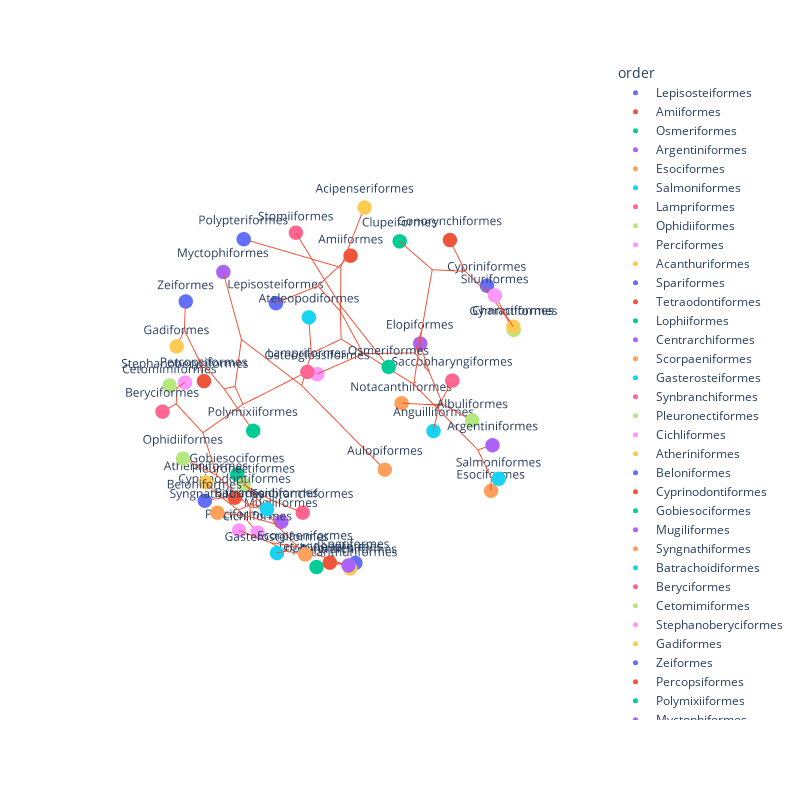

Here is the notebook cell this chart was saved with:
### Markdown cell above
## Sphere-izing the points

In the end, these points should all be on the surface of a sphere with radius 1.0.

### Code cell
# Sphere-ize the points. We want them all to be on the surface of a sphere with radius 1.0.
radii = np.sqrt(random_taxa_mds_df['x']**2 + random_taxa_mds_df['y']**2 + random_taxa_mds_df['z']**2)
random_taxa_mds_df['x'] = random_taxa_mds_df['x'] / radii
random_taxa_mds_df['y'] = random_taxa_mds_df['y'] / radii
random_taxa_mds_df['z'] = random_taxa_mds_df['z'] / radii

# Save it out as a CSV file so we can run Wandrille's script on it to put in branches.
random_taxa_mds_df.to_csv("output/random_taxa_mds_coords_norm_on_sphere.csv", index=False)

%run ../../../integrate_tree_to_XYZ/integrate_tree_to_XYZ.py -i output/random_taxa_mds_coords_norm_on_sphere.csv -t "output/Actinopterygii_order_level.nwk" -o "output/random_taxa_mds_norm_on_sphere" --ignore-missing --use-z-from-file

random_taxa_mds_branches = pd.read_csv("output/random_taxa_mds_norm_on_sphere.branches.csv")
Xb = []
Yb = []
Zb = []

for i,row in random_taxa_mds_branches.iterrows():
    Xb += [ row.x0 , row.x1 , None ]
    Yb += [ row.y0 , row.y1 , None ]
    Zb += [ row.z0 , row.z1 , None ]

# Plot it and use the order as the color and label.
fig = px.scatter_3d(random_taxa_mds_df, x='x', y='y', z='z', color='order', text='order')
fig.add_trace(go.Scatter3d(x=Xb, y=Yb, z=Zb, mode='lines'))
fig.update_layout(height=800, width=800)
# Make the backgroud planes invisible.
fig.update_scenes(xaxis_visible=False, yaxis_visible=False, zaxis_visible=False)
fig.update_traces(marker=dict(size=5), textposition='top center')

### Figure 1 — Plotly figure (JSON) as saved in the notebook; plotly's stock layout.template omitted (floating-point values rounded to 4 significant figures; data arrays with more than 128 entries replaced by an {"elided": "..."} marker saying what was removed)
{"data": [{"hovertemplate": "order=%{text}<br>x=%{x}<br>y=%{y}<br>z=%{z}<extra></extra>", "legendgroup": "Lepisosteiformes", "marker": {"color": "#636efa", "size": 5, "symbol": "circle"}, "mode": "markers+text", "name": "Lepisosteiformes", "scene": "scene", "showlegend": true, "text": ["Lepisosteiformes"], "textposition": "top center", "type": "scatter3d", "x": [-0.3302], "y": [-0.9432], "z": [0.03702]}, {"hovertemplate": "order=%{text}<br>x=%{x}<br>y=%{y}<br>z=%{z}<extra></extra>", "legendgroup": "Amiiformes", "marker": {"color": "#EF553B", "size": 5, "symbol": "circle"}, "mode": "markers+text", "name": "Amiiformes", "scene": "scene", "showlegend": true, "text": ["Amiiformes"], "textposition": "top center", "type": "scatter3d", "x": [-0.6949], "y": [-0.6214], "z": [0.3618]}, {"hovertemplate": "order=%{text}<br>x=%{x}<br>y=%{y}<br>z=%{z}<extra></extra>", "legendgroup": "Osmeriformes", "marker": {"color": "#00cc96", "size": 5, "symbol": "circle"}, "mode": "markers+text", "name": "Osmeriformes", "scene": "scene", "showlegend": true, "text": ["Osmeriformes"], "textposition": "top center", "type": "scatter3d", "x": [0.3833], "y": [0.6729], "z": [0.6327]}, {"hovertemplate": "order=%{text}<br>x=%{x}<br>y=%{y}<br>z=%{z}<extra></extra>", "legendgroup": "Argentiniformes", "marker": {"color": "#ab63fa", "size": 5, "symbol": "circle"}, "mode": "markers+text", "name": "Argentiniformes", "scene": "scene", "showlegend": true, "text": ["Argentiniformes"], "textposition": "top center", "type": "scatter3d", "x": [-0.03843], "y": [0.9909], "z": [0.1289]}, {"hovertemplate": "order=%{text}<br>x=%{x}<br>y=%{y}<br>z=%{z}<extra></extra>", "legendgroup": "Esociformes", "marker": {"color": "#FFA15A", "size": 5, "symbol": "circle"}, "mode": "markers+text", "name": "Esociformes", "scene": "scene", "showlegend": true, "text": ["Esociformes"], "textposition": "top center", "type": "scatter3d", "x": [-0.2702], "y": [0.8802], "z": [-0.3902]}, {"hovertemplate": "order=%{text}<br>x=%{x}<br>y=%{y}<br>z=%{z}<extra></extra>", "legendgroup": "Salmoniformes", "marker": {"color": "#19d3f3", "size": 5, "symbol": "circle"}, "mode": "markers+text", "name": "Salmoniformes", "scene": "scene", "showlegend": true, "text": ["Salmoniformes"], "textposition": "top center", "type": "scatter3d", "x": [-0.1991], "y": [0.9574], "z": [-0.2089]}, {"hovertemplate": "order=%{text}<br>x=%{x}<br>y=%{y}<br>z=%{z}<extra></extra>", "legendgroup": "Lampriformes", "marker": {"color": "#FF6692", "size": 5, "symbol": "circle"}, "mode": "markers+text", "name": "Lampriformes", "scene": "scene", "showlegend": true, "text": ["Lampriformes"], "textposition": "top center", "type": "scatter3d", "x": [0.6517], "y": [0.4356], "z": [0.6209]}, {"hovertemplate": "order=%{text}<br>x=%{x}<br>y=%{y}<br>z=%{z}<extra></extra>", "legendgroup": "Ophidiiformes", "marker": {"color": "#B6E880", "size": 5, "symbol": "circle"}, "mode": "markers+text", "name": "Ophidiiformes", "scene": "scene", "showlegend": true, "text": ["Ophidiiformes"], "textposition": "top center", "type": "scatter3d", "x": [0.9898], "y": [-0.1411], "z": [-0.0174]}, {"hovertemplate": "order=%{text}<br>x=%{x}<br>y=%{y}<br>z=%{z}<extra></extra>", "legendgroup": "Perciformes", "marker": {"color": "#FF97FF", "size": 5, "symbol": "circle"}, "mode": "markers+text", "name": "Perciformes", "scene": "scene", "showlegend": true, "text": ["Perciformes"], "textposition": "top center", "type": "scatter3d", "x": [0.7296], "y": [-0.09675], "z": [-0.677]}, {"hovertemplate": "order=%{text}<br>x=%{x}<br>y=%{y}<br>z=%{z}<extra></extra>", "legendgroup": "Acanthuriformes", "marker": {"color": "#FECB52", "size": 5, "symbol": "circle"}, "mode": "markers+text", "name": "Acanthuriformes", "scene": "scene", "showlegend": true, "text": ["Acanthuriformes"], "textposition": "top center", "type": "scatter3d", "x": [0.5319], "y": [0.5908], "z": [-0.6066]}, {"hovertemplate": "order=%{text}<br>x=%{x}<br>y=%{y}<br>z=%{z}<extra></extra>", "legendgroup": "Spariformes", "marker": {"color": "#636efa", "size": 5, "symbol": "circle"}, "mode": "markers+text", "name": "Spariformes", "scene": "scene", "showlegend": true, "text": ["Spariformes"], "textposition": "top center", "type": "scatter3d", "x": [0.3353], "y": [0.4401], "z": [-0.833]}, {"hovertemplate": "order=%{text}<br>x=%{x}<br>y=%{y}<br>z=%{z}<extra></extra>", "legendgroup": "Tetraodontiformes", "marker": {"color": "#EF553B", "size": 5, "symbol": "circle"}, "mode": "markers+text", "name": "Tetraodontiformes", "scene": "scene", "showlegend": true, "text": ["Tetraodontiformes"], "textposition": "top center", "type": "scatter3d", "x": [0.433], "y": [0.3328], "z": [-0.8377]}, {"hovertemplate": "order=%{text}<br>x=%{x}<br>y=%{y}<br>z=%{z}<extra></extra>", "legendgroup": "Lophiiformes", "marker": {"color": "#00cc96", "size": 5, "symbol": "circle"}, "mode": "markers+text", "name": "Lophiiformes", "scene": "scene", "showlegend": true, "text": ["Lophiiformes"], "textposition": "top center", "type": "scatter3d", "x": [0.5867], "y": [0.3883], "z": [-0.7107]}, {"hovertemplate": "order=%{text}<br>x=%{x}<br>y=%{y}<br>z=%{z}<extra></extra>", "legendgroup": "Centrarchiformes", "marker": {"color": "#ab63fa", "size": 5, "symbol": "circle"}, "mode": "markers+text", "name": "Centrarchiformes", "scene": "scene", "showlegend": true, "text": ["Centrarchiformes"], "textposition": "top center", "type": "scatter3d", "x": [0.5835], "y": [0.629], "z": [-0.5137]}, {"hovertemplate": "order=%{text}<br>x=%{x}<br>y=%{y}<br>z=%{z}<extra></extra>", "legendgroup": "Scorpaeniformes", "marker": {"color": "#FFA15A", "size": 5, "symbol": "circle"}, "mode": "markers+text", "name": "Scorpaeniformes", "scene": "scene", "showlegend": true, "text": ["Scorpaeniformes"], "textposition": "top center", "type": "scatter3d", "x": [0.7707], "y": [0.5102], "z": [-0.3816]}, {"hovertemplate": "order=%{text}<br>x=%{x}<br>y=%{y}<br>z=%{z}<extra></extra>", "legendgroup": "Gasterosteiformes", "marker": {"color": "#19d3f3", "size": 5, "symbol": "circle"}, "mode": "markers+text", "name": "Gasterosteiformes", "scene": "scene", "showlegend": true, "text": ["Gasterosteiformes"], "textposition": "top center", "type": "scatter3d", "x": [0.8179], "y": [0.3451], "z": [-0.4603]}, {"hovertemplate": "order=%{text}<br>x=%{x}<br>y=%{y}<br>z=%{z}<extra></extra>", "legendgroup": "Synbranchiformes", "marker": {"color": "#FF6692", "size": 5, "symbol": "circle"}, "mode": "markers+text", "name": "Synbranchiformes", "scene": "scene", "showlegend": true, "text": ["Synbranchiformes"], "textposition": "top center", "type": "scatter3d", "x": [0.1789], "y": [-0.1754], "z": [-0.9681]}, {"hovertemplate": "order=%{text}<br>x=%{x}<br>y=%{y}<br>z=%{z}<extra></extra>", "legendgroup": "Pleuronectiformes", "marker": {"color": "#B6E880", "size": 5, "symbol": "circle"}, "mode": "markers+text", "name": "Pleuronectiformes", "scene": "scene", "showlegend": true, "text": ["Pleuronectiformes"], "textposition": "top center", "type": "scatter3d", "x": [0.3965], "y": [-0.4754], "z": [-0.7854]}, {"hovertemplate": "order=%{text}<br>x=%{x}<br>y=%{y}<br>z=%{z}<extra></extra>", "legendgroup": "Cichliformes", "marker": {"color": "#FF97FF", "size": 5, "symbol": "circle"}, "mode": "markers+text", "name": "Cichliformes", "scene": "scene", "showlegend": true, "text": ["Cichliformes"], "textposition": "top center", "type": "scatter3d", "x": [0.5948], "y": [-0.1063], "z": [-0.7968]}, {"hovertemplate": "order=%{text}<br>x=%{x}<br>y=%{y}<br>z=%{z}<extra></extra>", "legendgroup": "Atheriniformes", "marker": {"color": "#FECB52", "size": 5, "symbol": "circle"}, "mode": "markers+text", "name": "Atheriniformes", "scene": "scene", "showlegend": true, "text": ["Atheriniformes"], "textposition": "top center", "type": "scatter3d", "x": [0.6781], "y": [-0.4577], "z": [-0.5751]}, {"hovertemplate": "order=%{text}<br>x=%{x}<br>y=%{y}<br>z=%{z}<extra></extra>", "legendgroup": "Beloniformes", "marker": {"color": "#636efa", "size": 5, "symbol": "circle"}, "mode": "markers+text", "name": "Beloniformes", "scene": "scene", "showlegend": true, "text": ["Beloniformes"], "textposition": "top center", "type": "scatter3d", "x": [0.8153], "y": [-0.2748], "z": [-0.5097]}, {"hovertemplate": "order=%{text}<br>x=%{x}<br>y=%{y}<br>z=%{z}<extra></extra>", "legendgroup": "Cyprinodontiformes", "marker": {"color": "#EF553B", "size": 5, "symbol": "circle"}, "mode": "markers+text", "name": "Cyprinodontiformes", "scene": "scene", "showlegend": true, "text": ["Cyprinodontiformes"], "textposition": "top center", "type": "scatter3d", "x": [0.5308], "y": [-0.3926], "z": [-0.7511]}, {"hovertemplate": "order=%{text}<br>x=%{x}<br>y=%{y}<br>z=%{z}<extra></extra>", "legendgroup": "Gobiesociformes", "marker": {"color": "#00cc96", "size": 5, "symbol": "circle"}, "mode": "markers+text", "name": "Gobiesociformes", "scene": "scene", "showlegend": true, "text": ["Gobiesociformes"], "textposition": "top center", "type": "scatter3d", "x": [0.3918], "y": [-0.5412], "z": [-0.744]}, {"hovertemplate": "order=%{text}<br>x=%{x}<br>y=%{y}<br>z=%{z}<extra></extra>", "legendgroup": "Mugiliformes", "marker": {"color": "#ab63fa", "size": 5, "symbol": "circle"}, "mode": "markers+text", "name": "Mugiliformes", "scene": "scene", "showlegend": true, "text": ["Mugiliformes"], "textposition": "top center", "type": "scatter3d", "x": [0.3616], "y": [-0.1697], "z": [-0.9168]}, {"hovertemplate": "order=%{text}<br>x=%{x}<br>y=%{y}<br>z=%{z}<extra></extra>", "legendgroup": "Syngnathiformes", "marker": {"color": "#FFA15A", "size": 5, "symbol": "circle"}, "mode": "markers+text", "name": "Syngnathiformes", "scene": "scene", "showlegend": true, "text": ["Syngnathiformes"], "textposition": "top center", "type": "scatter3d", "x": [0.9601], "y": [0.06213], "z": [-0.2727]}, {"hovertemplate": "order=%{text}<br>x=%{x}<br>y=%{y}<br>z=%{z}<extra></extra>", "legendgroup": "Batrachoidiformes", "marker": {"color": "#19d3f3", "size": 5, "symbol": "circle"}, "mode": "markers+text", "name": "Batrachoidiformes", "scene": "scene", "showlegend": true, "text": ["Batrachoidiformes"], "textposition": "top center", "type": "scatter3d", "x": [0.911], "y": [0.4099], "z": [-0.04642]}, {"hovertemplate": "order=%{text}<br>x=%{x}<br>y=%{y}<br>z=%{z}<extra></extra>", "legendgroup": "Beryciformes", "marker": {"color": "#FF6692", "size": 5, "symbol": "circle"}, "mode": "markers+text", "name": "Beryciformes", "scene": "scene", "showlegend": true, "text": ["Beryciformes"], "textposition": "top center", "type": "scatter3d", "x": [0.8246], "y": [-0.5646], "z": [-0.03453]}, {"hovertemplate": "order=%{text}<br>x=%{x}<br>y=%{y}<br>z=%{z}<extra></extra>", "legendgroup": "Cetomimiformes", "marker": {"color": "#B6E880", "size": 5, "symbol": "circle"}, "mode": "markers+text", "name": "Cetomimiformes", "scene": "scene", "showlegend": true, "text": ["Cetomimiformes"], "textposition": "top center", "type": "scatter3d", "x": [0.639], "y": [-0.7674], "z": [-0.05221]}, {"hovertemplate": "order=%{text}<br>x=%{x}<br>y=%{y}<br>z=%{z}<extra></extra>", "legendgroup": "Stephanoberyciformes", "marker": {"color": "#FF97FF", "size": 5, "symbol": "circle"}, "mode": "markers+text", "name": "Stephanoberyciformes", "scene": "scene", "showlegend": true, "text": ["Stephanoberyciformes"], "textposition": "top center", "type": "scatter3d", "x": [0.4754], "y": [-0.8651], "z": [-0.1599]}, {"hovertemplate": "order=%{text}<br>x=%{x}<br>y=%{y}<br>z=%{z}<extra></extra>", "legendgroup": "Gadiformes", "marker": {"color": "#FECB52", "size": 5, "symbol": "circle"}, "mode": "markers+text", "name": "Gadiformes", "scene": "scene", "showlegend": true, "text": ["Gadiformes"], "textposition": "top center", "type": "scatter3d", "x": [0.8078], "y": [-0.3523], "z": [0.4725]}, {"hovertemplate": "order=%{text}<br>x=%{x}<br>y=%{y}<br>z=%{z}<extra></extra>", "legendgroup": "Zeiformes", "marker": {"color": "#636efa", "size": 5, "symbol": "circle"}, "mode": "markers+text", "name": "Zeiformes", "scene": "scene", "showlegend": true, "text": ["Zeiformes"], "textposition": "top center", "type": "scatter3d", "x": [0.6257], "y": [-0.5051], "z": [0.5944]}, {"hovertemplate": "order=%{text}<br>x=%{x}<br>y=%{y}<br>z=%{z}<extra></extra>", "legendgroup": "Percopsiformes", "marker": {"color": "#EF553B", "size": 5, "symbol": "circle"}, "mode": "markers+text", "name": "Percopsiformes", "scene": "scene", "showlegend": true, "text": ["Percopsiformes"], "textposition": "top center", "type": "scatter3d", "x": [0.8867], "y": [-0.02603], "z": [0.4615]}, {"hovertemplate": "order=%{text}<br>x=%{x}<br>y=%{y}<br>z=%{z}<extra></extra>", "legendgroup": "Polymixiiformes", "marker": {"color": "#00cc96", "size": 5, "symbol": "circle"}, "mode": "markers+text", "name": "Polymixiiformes", "scene": "scene", "showlegend": true, "text": ["Polymixiiformes"], "textposition": "top center", "type": "scatter3d", "x": [0.8813], "y": [0.3143], "z": [0.3528]}, {"hovertemplate": "order=%{text}<br>x=%{x}<br>y=%{y}<br>z=%{z}<extra></extra>", "legendgroup": "Myctophiformes", "marker": {"color": "#ab63fa", "size": 5, "symbol": "circle"}, "mode": "markers+text", "name": "Myctophiformes", "scene": "scene", "showlegend": true, "text": ["Myctophiformes"], "textposition": "top center", "type": "scatter3d", "x": [0.09495], "y": [-0.8972], "z": [0.4314]}, {"hovertemplate": "order=%{text}<br>x=%{x}<br>y=%{y}<br>z=%{z}<extra></extra>", "legendgroup": "Aulopiformes", "marker": {"color": "#FFA15A", "size": 5, "symbol": "circle"}, "mode": "markers+text", "name": "Aulopiformes", "scene": "scene", "showlegend": true, "text": ["Aulopiformes"], "textposition": "top center", "type": "scatter3d", "x": [0.5415], "y": [0.8118], "z": [0.2187]}, {"hovertemplate": "order=%{text}<br>x=%{x}<br>y=%{y}<br>z=%{z}<extra></extra>", "legendgroup": "Ateleopodiformes", "marker": {"color": "#19d3f3", "size": 5, "symbol": "circle"}, "mode": "markers+text", "name": "Ateleopodiformes", "scene": "scene", "showlegend": true, "text": ["Ateleopodiformes"], "textposition": "top center", "type": "scatter3d", "x": [0.5222], "y": [0.3128], "z": [0.7934]}, {"hovertemplate": "order=%{text}<br>x=%{x}<br>y=%{y}<br>z=%{z}<extra></extra>", "legendgroup": "Stomiiformes", "marker": {"color": "#FF6692", "size": 5, "symbol": "circle"}, "mode": "markers+text", "name": "Stomiiformes", "scene": "scene", "showlegend": true, "text": ["Stomiiformes"], "textposition": "top center", "type": "scatter3d", "x": [0.2173], "y": [-0.09977], "z": [0.971]}, {"hovertemplate": "order=%{text}<br>x=%{x}<br>y=%{y}<br>z=%{z}<extra></extra>", "legendgroup": "Gymnotiformes", "marker": {"color": "#B6E880", "size": 5, "symbol": "circle"}, "mode": "markers+text", "name": "Gymnotiformes", "scene": "scene", "showlegend": true, "text": ["Gymnotiformes"], "textposition": "top center", "type": "scatter3d", "x": [-0.7426], "y": [0.5931], "z": [0.311]}, {"hovertemplate": "order=%{text}<br>x=%{x}<br>y=%{y}<br>z=%{z}<extra></extra>", "legendgroup": "Siluriformes", "marker": {"color": "#FF97FF", "size": 5, "symbol": "circle"}, "mode": "markers+text", "name": "Siluriformes", "scene": "scene", "showlegend": true, "text": ["Siluriformes"], "textposition": "top center", "type": "scatter3d", "x": [-0.497], "y": [0.6034], "z": [0.6236]}, {"hovertemplate": "order=%{text}<br>x=%{x}<br>y=%{y}<br>z=%{z}<extra></extra>", "legendgroup": "Characiformes", "marker": {"color": "#FECB52", "size": 5, "symbol": "circle"}, "mode": "markers+text", "name": "Characiformes", "scene": "scene", "showlegend": true, "text": ["Characiformes"], "textposition": "top center", "type": "scatter3d", "x": [-0.5759], "y": [0.6882], "z": [0.4413]}, {"hovertemplate": "order=%{text}<br>x=%{x}<br>y=%{y}<br>z=%{z}<extra></extra>", "legendgroup": "Cypriniformes", "marker": {"color": "#636efa", "size": 5, "symbol": "circle"}, "mode": "markers+text", "name": "Cypriniformes", "scene": "scene", "showlegend": true, "text": ["Cypriniformes"], "textposition": "top center", "type": "scatter3d", "x": [-0.8263], "y": [0.3307], "z": [0.4559]}, {"hovertemplate": "order=%{text}<br>x=%{x}<br>y=%{y}<br>z=%{z}<extra></extra>", "legendgroup": "Gonorynchiformes", "marker": {"color": "#EF553B", "size": 5, "symbol": "circle"}, "mode": "markers+text", "name": "Gonorynchiformes", "scene": "scene", "showlegend": true, "text": ["Gonorynchiformes"], "textposition": "top center", "type": "scatter3d", "x": [-0.5679], "y": [0.2381], "z": [0.7879]}, {"hovertemplate": "order=%{text}<br>x=%{x}<br>y=%{y}<br>z=%{z}<extra></extra>", "legendgroup": "Clupeiformes", "marker": {"color": "#00cc96", "size": 5, "symbol": "circle"}, "mode": "markers+text", "name": "Clupeiformes", "scene": "scene", "showlegend": true, "text": ["Clupeiformes"], "textposition": "top center", "type": "scatter3d", "x": [-0.7908], "y": [-0.3015], "z": [0.5328]}, {"hovertemplate": "order=%{text}<br>x=%{x}<br>y=%{y}<br>z=%{z}<extra></extra>", "legendgroup": "Elopiformes", "marker": {"color": "#ab63fa", "size": 5, "symbol": "circle"}, "mode": "markers+text", "name": "Elopiformes", "scene": "scene", "showlegend": true, "text": ["Elopiformes"], "textposition": "top center", "type": "scatter3d", "x": [-0.9491], "y": [-0.219], "z": [-0.2263]}, {"hovertemplate": "order=%{text}<br>x=%{x}<br>y=%{y}<br>z=%{z}<extra></extra>", "legendgroup": "Notacanthiformes", "marker": {"color": "#FFA15A", "size": 5, "symbol": "circle"}, "mode": "markers+text", "name": "Notacanthiformes", "scene": "scene", "showlegend": true, "text": ["Notacanthiformes"], "textposition": "top center", "type": "scatter3d", "x": [-0.7656], "y": [-0.1988], "z": [-0.6118]}, {"hovertemplate": "order=%{text}<br>x=%{x}<br>y=%{y}<br>z=%{z}<extra></extra>", "legendgroup": "Anguilliformes", "marker": {"color": "#19d3f3", "size": 5, "symbol": "circle"}, "mode": "markers+text", "name": "Anguilliformes", "scene": "scene", "showlegend": true, "text": ["Anguilliformes"], "textposition": "top center", "type": "scatter3d", "x": [-0.7391], "y": [0.1074], "z": [-0.665]}, {"hovertemplate": "order=%{text}<br>x=%{x}<br>y=%{y}<br>z=%{z}<extra></extra>", "legendgroup": "Saccopharyngiformes", "marker": {"color": "#FF6692", "size": 5, "symbol": "circle"}, "mode": "markers+text", "name": "Saccopharyngiformes", "scene": "scene", "showlegend": true, "text": ["Saccopharyngiformes"], "textposition": "top center", "type": "scatter3d", "x": [-0.9268], "y": [0.08393], "z": [-0.366]}, {"hovertemplate": "order=%{text}<br>x=%{x}<br>y=%{y}<br>z=%{z}<extra></extra>", "legendgroup": "Albuliformes", "marker": {"color": "#B6E880", "size": 5, "symbol": "circle"}, "mode": "markers+text", "name": "Albuliformes", "scene": "scene", "showlegend": true, "text": ["Albuliformes"], "textposition": "top center", "type": "scatter3d", "x": [-0.8034], "y": [0.3535], "z": [-0.4792]}, {"hovertemplate": "order=%{text}<br>x=%{x}<br>y=%{y}<br>z=%{z}<extra></extra>", "legendgroup": "Osteoglossiformes", "marker": {"color": "#FF97FF", "size": 5, "symbol": "circle"}, "mode": "markers+text", "name": "Osteoglossiformes", "scene": "scene", "showlegend": true, "text": ["Osteoglossiformes"], "textposition": "top center", "type": "scatter3d", "x": [-0.483], "y": [-0.7257], "z": [-0.4901]}, {"hovertemplate": "order=%{text}<br>x=%{x}<br>y=%{y}<br>z=%{z}<extra></extra>", "legendgroup": "Acipenseriformes", "marker": {"color": "#FECB52", "size": 5, "symbol": "circle"}, "mode": "markers+text", "name": "Acipenseriformes", "scene": "scene", "showlegend": true, "text": ["Acipenseriformes"], "textposition": "top center", "type": "scatter3d", "x": [-0.2638], "y": [-0.1], "z": [0.9594]}, {"hovertemplate": "order=%{text}<br>x=%{x}<br>y=%{y}<br>z=%{z}<extra></extra>", "legendgroup": "Polypteriformes", "marker": {"color": "#636efa", "size": 5, "symbol": "circle"}, "mode": "markers+text", "name": "Polypteriformes", "scene": "scene", "showlegend": true, "text": ["Polypteriformes"], "textposition": "top center", "type": "scatter3d", "x": [0.05386], "y": [-0.7304], "z": [0.6809]}, {"marker": {"size": 5}, "mode": "lines", "textposition": "top center", "type": "scatter3d", "x": {"elided": "300 float values"}, "y": {"elided": "300 float values"}, "z": {"elided": "300 float values"}}], "layout": {"height": 800, "legend": {"title": {"text": "order"}, "tracegroupgap": 0}, "margin": {"t": 60}, "scene": {"domain": {"x": [0, 1], "y": [0, 1]}, "xaxis": {"title": {"text": "x"}, "visible": false}, "yaxis": {"title": {"text": "y"}, "visible": false}, "zaxis": {"title": {"text": "z"}, "visible": false}}, "width": 800}}
